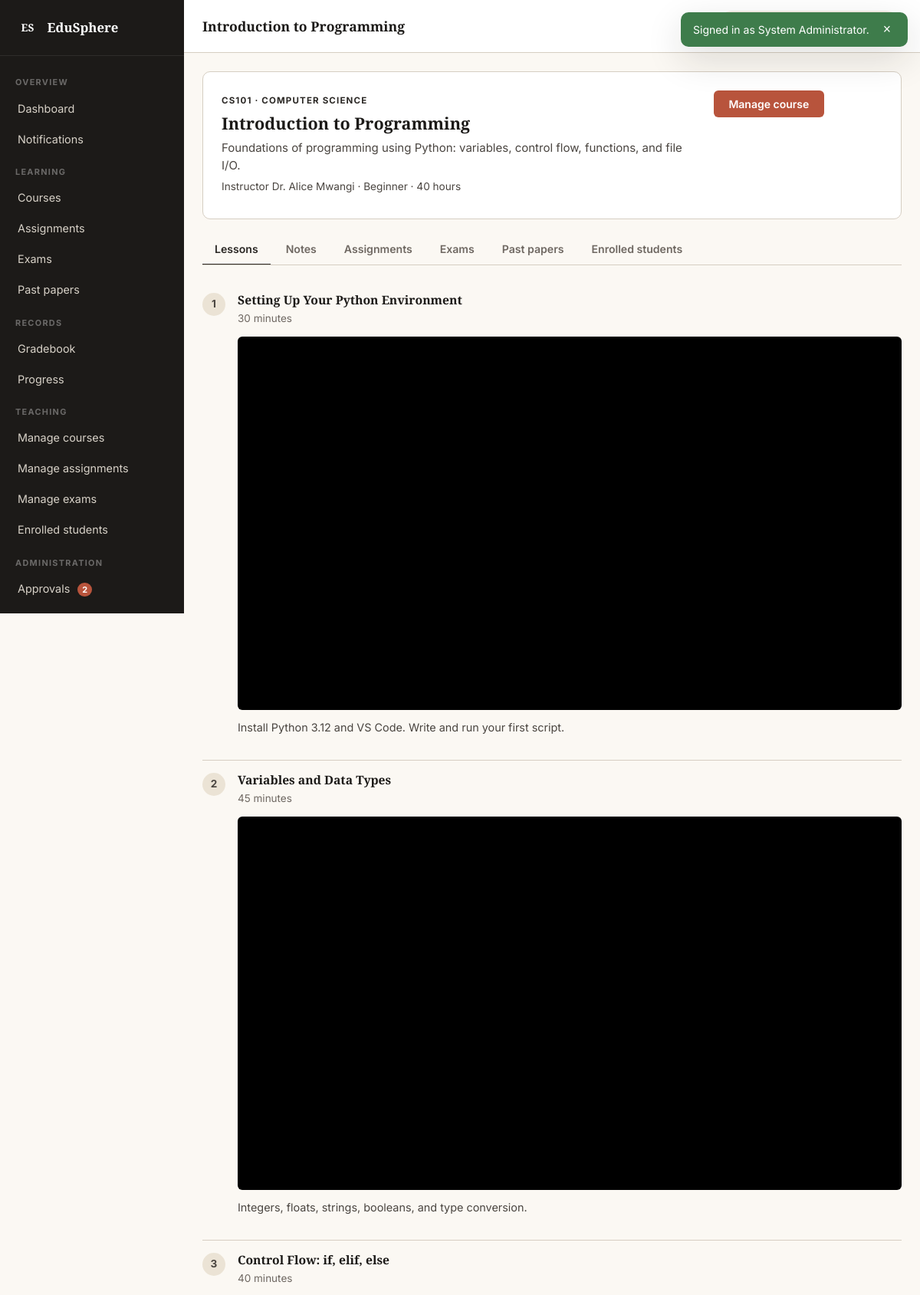
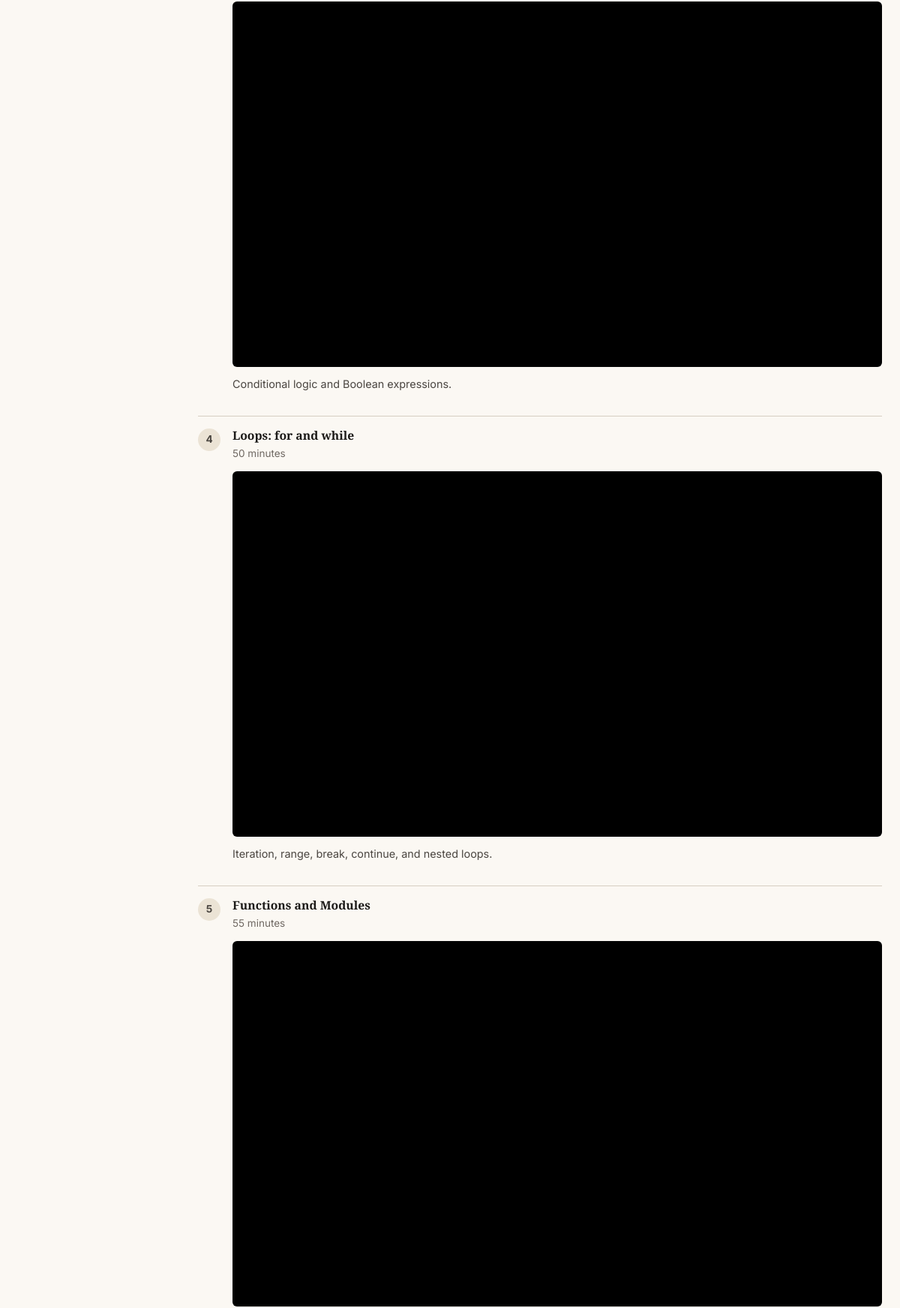
The app's page /pages/course-view.php?id=1 (signed in, upper part) with its own data (2 pictures, top to bottom).
### tables this page shows
CREATE TABLE courses (
    id INT AUTO_INCREMENT PRIMARY KEY,
    code VARCHAR(20) UNIQUE NOT NULL,
    title VARCHAR(200) NOT NULL,
    description TEXT,
    instructor_id INT NOT NULL,
    department_id INT DEFAULT NULL,
    category VARCHAR(80) DEFAULT NULL,
    level ENUM('beginner','intermediate','advanced') DEFAULT 'beginner',
    duration_hours INT DEFAULT 0,
    thumbnail VARCHAR(255) DEFAULT NULL,
    is_published TINYINT(1) NOT NULL DEFAULT 0,
    created_at TIMESTAMP DEFAULT CURRENT_TIMESTAMP,
    FOREIGN KEY (instructor_id) REFERENCES users(id) ON DELETE CASCADE,
    FOREIGN KEY (department_id) REFERENCES departments(id) ON DELETE SET NULL
);

CREATE TABLE departments (
    id INT AUTO_INCREMENT PRIMARY KEY,
    code VARCHAR(20) UNIQUE NOT NULL,
    name VARCHAR(150) NOT NULL,
    description TEXT,
    head_name VARCHAR(120) DEFAULT NULL,
    created_at TIMESTAMP DEFAULT CURRENT_TIMESTAMP
);

CREATE TABLE users (
    id INT AUTO_INCREMENT PRIMARY KEY,
    full_name VARCHAR(120) NOT NULL,
    username VARCHAR(60) UNIQUE NOT NULL,
    email VARCHAR(150) UNIQUE NOT NULL,
    password VARCHAR(255) NOT NULL,
    role ENUM('student','instructor','admin') NOT NULL DEFAULT 'student',
    department_id INT DEFAULT NULL,
    staff_id VARCHAR(40) DEFAULT NULL,
    admission_no VARCHAR(40) DEFAULT NULL,
    phone VARCHAR(30) DEFAULT NULL,
    avatar VARCHAR(255) DEFAULT NULL,
    bio TEXT DEFAULT NULL,
    status ENUM('pending','active','rejected','suspended') NOT NULL DEFAULT 'pending',
    rejection_reason VARCHAR(255) DEFAULT NULL,
    approved_by INT DEFAULT NULL,
    approved_at DATETIME DEFAULT NULL,
    last_login_at DATETIME DEFAULT NULL,
    created_at TIMESTAMP DEFAULT CURRENT_TIMESTAMP,
    FOREIGN KEY (department_id) REFERENCES departments(id) ON DELETE SET NULL,
    FOREIGN KEY (approved_by) REFERENCES users(id) ON DELETE SET NULL
);

CREATE TABLE lessons (
    id INT AUTO_INCREMENT PRIMARY KEY,
    course_id INT NOT NULL,
    title VARCHAR(200) NOT NULL,
    content TEXT,
    video_url VARCHAR(500) DEFAULT NULL,
    attachment VARCHAR(255) DEFAULT NULL,
    lesson_order INT DEFAULT 0,
    duration_minutes INT DEFAULT 0,
    created_at TIMESTAMP DEFAULT CURRENT_TIMESTAMP,
    FOREIGN KEY (course_id) REFERENCES courses(id) ON DELETE CASCADE
);

### includes/helpers.php (called while the page is built, shortened)
<?php
require_once __DIR__ . '/db.php';
function e($v)   { return htmlspecialchars((string)$v, ENT_QUOTES, 'UTF-8'); }
function take_flash() {
    $f = $_SESSION['flash']; unset($_SESSION['flash']); return $f;
}

### includes/db.php (called while the page is built, shortened)
<?php
function db() {
    static $conn = null;
    if ($conn === null) {
        $conn = new mysqli(DB_HOST, DB_USER, DB_PASS, DB_NAME);
        $conn->set_charset('utf8mb4');
    }
    return $conn;
}

### includes/auth.php (called while the page is built, shortened)
<?php
require_once __DIR__ . '/helpers.php';
function current_user() {
    static $user = null, $loaded = false;
    if ($loaded) return $user;
    $loaded = true;
    $stmt = db()->prepare("
        SELECT u.*, d.name AS department_name, d.code AS department_code
        FROM users u
        LEFT JOIN departments d ON d.id = u.department_id
        WHERE u.id = ?
    ");
    $stmt->bind_param('i', $_SESSION['user_id']);
    $stmt->execute();
    $user = $stmt->get_result()->fetch_assoc() ?: null;
    return $user;
}
function is_logged_in() {
    $u = current_user();
    return $u && $u['status'] === 'active';
}
function require_login() {
    if (!is_logged_in()) {
        $u = current_user();
        if ($u && $u['status'] !== 'active') {
            $_SESSION['account_status']   = $u['status'];
            $_SESSION['rejection_reason'] = $u['rejection_reason'] ?? '';
        }
        session_unset();
        session_destroy();
        session_start();
        redirect(SITE_URL . '/pages/login.php');
    }
}
function is_student()    { $u = current_user(); return $u && $u['role'] === 'student'; }
function is_admin()      { $u = current_user(); return $u && $u['role'] === 'admin'; }

### pages/course-view.php (the view, shortened to what this page needs)
<?php
require_once __DIR__ . '/../includes/auth.php';
require_login();
$user = current_user();
$uid = (int)$user['id'];
$cid = (int)($_GET['id'] ?? 0);
$conn = db();
$stmt = $conn->prepare("SELECT c.*, u.full_name AS instructor_name, u.id AS instructor_id, d.name AS dept_name
                        FROM courses c
                        JOIN users u ON u.id=c.instructor_id
                        LEFT JOIN departments d ON d.id=c.department_id
                        WHERE c.id = ?");
$stmt->bind_param('i', $cid); $stmt->execute();
$course = $stmt->get_result()->fetch_assoc();
$isOwner = ((int)$course['instructor_id'] === $uid) || is_admin();
$enrolled = false; $progress = 0;
$stmt = $conn->prepare("SELECT * FROM lessons WHERE course_id=? ORDER BY lesson_order, id");
$stmt->bind_param('i', $cid); $stmt->execute();
$lessons = $stmt->get_result()->fetch_all(MYSQLI_ASSOC);
$done = [];
$pageTitle = $course['title'];
$extraCSS = ['courses.css'];
include __DIR__ . '/../includes/header.php';
?>
<div class="course-hero">
    <div class="course-hero__info">
        <span class="course-hero__code"><?php echo e($course['code']); ?> · <?php echo e($course['dept_name'] ?: 'General'); ?></span>
        <h2><?php echo e($course['title']); ?></h2>
        <p><?php echo e($course['description']); ?></p>
        <p class="course-hero__meta">
            Instructor <?php echo e($course['instructor_name']); ?> ·
            <?php echo e(ucfirst($course['level'])); ?> ·
            <?php echo (int)$course['duration_hours']; ?> hours
        </p>
    </div>
    <div class="course-hero__side">
        <?php if (is_student()): ?>
            <?php if ($enrolled): ?>
                <div class="course-hero__progress">
                    <span class="course-hero__progress-value"><?php echo $progress; ?>%</span>
                    <div class="progress"><div class="progress__bar" style="width:<?php echo $progress; ?>%"></div></div>
                    <span class="muted">Overall progress</span>
                </div>
            <?php else: ?>
                <button class="btn btn--primary js-enroll" data-course-id="<?php echo (int)$cid; ?>">Enroll in this course</button>
            <?php endif; ?>
        <?php elseif ($isOwner): ?>
            <a class="btn btn--primary" href="course-manage.php?id=<?php echo (int)$cid; ?>">Manage course</a>
        <?php endif; ?>
    </div>
</div>
<div class="tabs" data-tabs>
    <button class="tab is-active" data-tab="lessons">Lessons</button>
    <button class="tab" data-tab="notes">Notes</button>
    <button class="tab" data-tab="assignments">Assignments</button>
    <button class="tab" data-tab="exams">Exams</button>
    <button class="tab" data-tab="papers">Past papers</button>
    <?php if ($isOwner): ?>
        <button class="tab" data-tab="roster">Enrolled students</button>
    <?php endif; ?>
</div>
<section class="tab-panel is-active" data-panel="lessons">
    <?php if (!$lessons): ?><p class="empty">No lessons added yet.</p>
    <?php else: ?>
        <ul class="lesson-list">
            <?php foreach ($lessons as $i => $l): ?>
                <li class="lesson <?php echo isset($done[(int)$l['id']]) ? 'is-done' : ''; ?>">
                    <div class="lesson__index"><?php echo $i + 1; ?></div>
                    <div class="lesson__body">
                        <h4><?php echo e($l['title']); ?></h4>
                        <p class="muted"><?php echo (int)$l['duration_minutes']; ?> minutes</p>
                        <?php if (!empty($l['video_url'])): ?>
                            <div class="video-embed"><iframe src="<?php echo e($l['video_url']); ?>" allowfullscreen loading="lazy"></iframe></div>
                        <?php endif; ?>
                        <?php if (!empty($l['content'])): ?><p class="lesson__text"><?php echo nl2br(e($l['content'])); ?></p><?php endif; ?>
                    </div>
                </li>
            <?php endforeach; ?>
        </ul>
    <?php endif; ?>
</section>
<?php include __DIR__ . '/../includes/footer.php'; ?>

### includes/header.php (shortened to what this page needs)
<?php
require_once __DIR__ . '/auth.php';
$__user      = current_user();
$__pageTitle = $pageTitle ?? 'Dashboard';
$__extraCSS  = $extraCSS ?? [];
?>
<!DOCTYPE html>
<html lang="en">
<head>
    <link rel="stylesheet" href="<?php echo e(SITE_URL); ?>/assets/css/base.css">
    <link rel="stylesheet" href="<?php echo e(SITE_URL); ?>/assets/css/layout.css">
    <link rel="stylesheet" href="<?php echo e(SITE_URL); ?>/assets/css/components.css">
    <?php foreach ($__extraCSS as $css): ?>
        <link rel="stylesheet" href="<?php echo e(SITE_URL . '/assets/css/' . $css); ?>">
    <?php endforeach; ?>
</head>
<body>
<?php $flash = take_flash(); ?>
<?php if ($flash): ?>
    <div class="flash flash--<?php echo e($flash['type']); ?>" id="flashBar">
        <span><?php echo e($flash['message']); ?></span>
        <button type="button" aria-label="Dismiss" onclick="this.parentElement.remove()">&times;</button>
    </div>
<?php endif; ?>
<div class="app">
    <?php include __DIR__ . '/sidebar.php'; ?>
    <div class="app__main">
        <header class="topbar">
            <div class="topbar__title">
                <h1><?php echo e($__pageTitle); ?></h1>
            </div>
            <div class="topbar__user">
                <div class="user-chip" id="userChip">
                    <?php if (!empty($__user['avatar']) && file_exists(UPLOAD_DIR . $__user['avatar'])): ?>
                        <img class="user-chip__avatar-img" src="<?php echo e(UPLOAD_URL . $__user['avatar']); ?>" alt="">
                    <?php else: ?>
                        <span class="user-chip__avatar"><?php echo e(initials($__user['full_name'])); ?></span>
                    <?php endif; ?>
                    <span class="user-chip__name"><?php echo e($__user['full_name']); ?></span>
                    <span class="user-chip__role"><?php echo e(ucfirst($__user['role'])); ?></span>
                </div>
            </div>
        </header>
        <section class="content">

### assets/css/base.css (style rules this page uses)
:root { --ink-900: #1c1a18; --ink-700: #2b2825; --ink-500: #4a4540; --ink-400: #6f6862; --ink-300: #a1998f; --ink-200: #d6cec2; --paper-50: #fbf8f3; --paper-100: #f5efe6; --paper-200: #ebe3d5; --paper-300: #d8cbb8; --rust-500: #b8543c; --rust-600: #9c4228; --rust-100: #f6e0d8; --amber-500: #d99b34; --amber-600: #b57d1f; --amber-100: #faeed0; --sage-500: #6b8a63; --sage-600: #53704c; --sage-100: #e3ecdf; --danger-500: #b14343; --danger-100: #f7dede; --success-500: #3e7c4b; --success-100: #dcecdc; --radius-sm: 6px; --radius-md: 10px; --radius-lg: 16px; --shadow-1: 0 1px 2px rgba(28,26,24,0.06); --shadow-2: 0 4px 16px rgba(28,26,24,0.08); --shadow-3: 0 16px 48px rgba(28,26,24,0.14); --font-sans: 'Inter', system-ui, -apple-system, 'Segoe UI', Roboto, sans-serif; --font-display: 'Source Serif 4', Georgia, serif; }
*, *::before, *::after { box-sizing: border-box; }
html, body { margin: 0; padding: 0; }
body { font-family: var(--font-sans); font-size: 15px; line-height: 1.55; color: var(--ink-700); background: var(--paper-50); -webkit-font-smoothing: antialiased; min-height: 100vh; }
a { color: var(--rust-600); text-decoration: none; }
h1,h2,h3,h4,h5 { font-family: var(--font-display); font-weight: 700; color: var(--ink-900); line-height: 1.25; margin: 0 0 0.4em; }
h1 { font-size: 1.6rem; }
h2 { font-size: 1.35rem; }
h4 { font-size: 1rem; }
p { margin: 0 0 1em; }
.muted { color: var(--ink-400); font-size: 0.9em; }
.btn { display: inline-flex; align-items: center; justify-content: center; gap: 8px; padding: 0.6rem 1.15rem; font-family: inherit; font-size: 0.875rem; font-weight: 600; line-height: 1; border-radius: var(--radius-sm); border: 1px solid transparent; cursor: pointer; text-decoration: none; white-space: nowrap; transition: background 0.15s, color 0.15s, border-color 0.15s, transform 0.1s; }
.btn--primary { background: var(--rust-500); color: #fff; }
.flash { position: fixed; top: 16px; right: 16px; z-index: 9999; padding: 0.7rem 1rem; border-radius: var(--radius-md); background: var(--ink-900); color: #fff; box-shadow: var(--shadow-3); display: flex; align-items: center; gap: 12px; font-size: 0.875rem; max-width: 360px; }
.flash button { background: none; border: none; color: inherit; font-size: 1.1rem; cursor: pointer; }
.flash--success { background: var(--success-500); }

### assets/css/layout.css (style rules this page uses)
.app { display: flex; min-height: 100vh; }
.app__main { flex: 1; min-width: 0; display: flex; flex-direction: column; }
.topbar { display: flex; align-items: center; gap: 1rem; padding: 0.9rem 1.5rem; background: #fff; border-bottom: 1px solid var(--ink-200); position: sticky; top: 0; z-index: 50; }
.topbar__title h1 { font-size: 1.1rem; margin: 0; }
.topbar__user { margin-left: auto; position: relative; }
.user-chip { display: flex; align-items: center; gap: 0.5rem; padding: 0.35rem 0.7rem 0.35rem 0.35rem; border-radius: 999px; background: var(--paper-100); cursor: pointer; font-size: 0.85rem; }
.user-chip__avatar { display: inline-flex; align-items: center; justify-content: center; width: 28px; height: 28px; border-radius: 50%; background: var(--terra-500); color: #fff; font-weight: 700; font-size: 0.8rem; }
.user-chip__name { font-weight: 600; color: var(--ink-700); }
.user-chip__role { color: var(--ink-400); font-size: 0.78rem; }
.content { padding: 1.5rem; max-width: 1280px; width: 100%; }
.nav-badge { display: inline-block; margin-left: 6px; padding: 1px 6px; font-size: 0.68rem; font-weight: 700; background: var(--rust-500); color: #fff; border-radius: 999px; vertical-align: middle; }

### assets/css/components.css (style rules this page uses)
.tabs { display: flex; gap: 0.25rem; border-bottom: 1px solid var(--ink-200); margin-bottom: 1.25rem; overflow-x: auto; }
.tab { padding: 0.65rem 1rem; background: none; border: none; font-family: inherit; font-size: 0.88rem; font-weight: 600; color: var(--ink-400); cursor: pointer; border-bottom: 2px solid transparent; margin-bottom: -1px; white-space: nowrap; }
.tab.is-active { color: var(--terra-500); border-bottom-color: var(--terra-500); }
.tab-panel { display: none; }
.tab-panel.is-active { display: block; }
.video-embed { position: relative; padding-bottom: 56.25%; height: 0; background: #000; border-radius: var(--radius-sm); overflow: hidden; margin: 0.75rem 0; }
.video-embed iframe { position: absolute; inset: 0; width: 100%; height: 100%; border: none; }

### records on screen
courses: title "Introduction to Programming", code "CS101", department.name "COMPUTER SCIENCE", description "Foundations of programming using Python: variables, control flow, functions, and file I/O.", instructor.full_name "Dr. Alice Mwangi", level "Beginner", duration_hours "40"
lessons: title "Setting Up Your Python Environment", duration_minutes "30", content "Install Python 3.12 and VS Code. Write and run your first script."
lessons: title "Variables and Data Types", duration_minutes "45", content "Integers, floats, strings, booleans, and type conversion."
lessons: title "Control Flow: if, elif, else", duration_minutes "40", content "Conditional logic and Boolean expressions."
lessons: title "Loops: for and while", duration_minutes "50", content "Iteration, range, break, continue, and nested loops."
lessons: title "Functions and Modules", duration_minutes "55"

### other values on screen
$flash['message'] "Signed in as System Administrator."
SITE_NAME "EduSphere"
$label "Dashboard Notifications Courses Assignments Exams Past papers Gradebook Progress Manage courses Manage assignments Manage exams Enrolled students Approvals"
$suffix "2"
